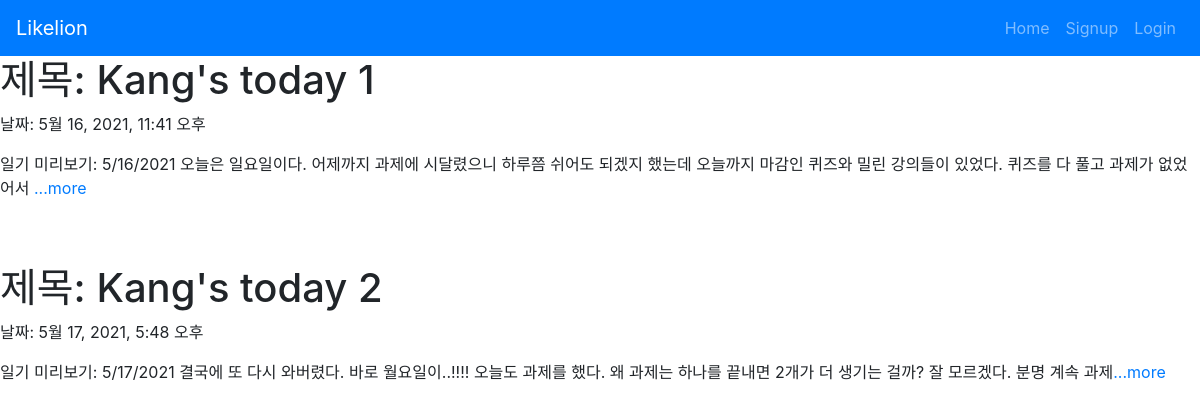
The page / on the database its author committed.
### diaryapp/models.py (models this page shows, shortened)
class Diary(models.Model):
    title = models.CharField(max_length=200)
    pub_date = models.DateTimeField('data published')
    body = models.TextField()
    def summary(self):
        return self.body[:100]

### diaryapp/views.py (the view)
# urls.py: 2. Add a URL to urlpatterns:  path('', views.home, name='home')
def home(request):
    diaries = Diary.objects
    return render(request, 'home.html', {'diaries' : diaries})

### diaryapp/templates/home.html (shortened to what this page needs)
{% extends 'base.html' %}
{% block content %}
{% for diary in diaries.all %}
    <h1>제목: {{diary.title}}</h1>
    <p>날짜: {{diary.pub_date}}</p>
    <p>일기 미리보기: {{diary.summary}}<a href="{%url 'detail' diary.id%}">...more</a></p>
{% endfor %}
{% endblock %}

### diaryproject/templates/base.html (shortened to what this page needs)
{% load bootstrap4 %}
{% bootstrap_css %}
<nav class="navbar navbar-expand-lg navbar-dark bg-primary">
    <a class="navbar-brand" href="{% url 'home' %}">Likelion</a>
    <div class="collapse navbar-collapse" id="navbarNav">
        <ul class="navbar-nav ml-auto">
            <li class="nav-item">
                <a class="nav-item nav-link" href="{% url 'home' %}">Home</span></a>
            </li>
            {% if user.is_authenticated %}
            <li class="nav-item dropdown">
                <a class="nav-link dropdown-toggle" id="navbarDropdown" role="button" data-toggle="dropdown"
                            aria-haspopup="true" aria-expanded="false">환영합니다. {{ user.username }} 님!</a>
                <div class="dropdown-menu" aria-labelledby="navbarDropdown">
                    <a class="dropdown-item" href="javascript:{document.getElementById('logout').submit()}">Logout</a>
                    <form id="logout" method="POST" action="{% url 'logout' %}">
                        {% csrf_token %} <input type="hidden" />
                    </form>
                </div>
            </li>
            {% else %}
            <li class="nav-item">
                <a class="nav-item nav-link" href="{% url 'signup' %}">Signup</a>
            </li>
            <li class="nav-item">
                <a class="nav-item nav-link" href="{% url 'login' %}">Login</a>
            </li>
            {% endif %}
        </ul>
    </div>
</nav>
{% block content %}
{% endblock %}

### rows shown on the page
Diary: title "Kang's today 1", pub_date "5월 16, 2021, 11:41 오후", summary "5/16/2021 오늘은 일요일이다. 어제까지 과제에 시달렸으니 하루쯤 쉬어도 되겠지 했는데 오늘까지 마감인 퀴즈와 밀린 강의들이 있었다. 퀴즈를 다 풀고 과제가 없었어서"
Diary: title "Kang's today 2", pub_date "5월 17, 2021, 5:48 오후", summary "5/17/2021 결국에 또 다시 와버렸다. 바로 월요일이..!!!! 오늘도 과제를 했다. 왜 과제는 하나를 끝내면 2개가 더 생기는 걸까? 잘 모르겠다. 분명 계속 과제"
